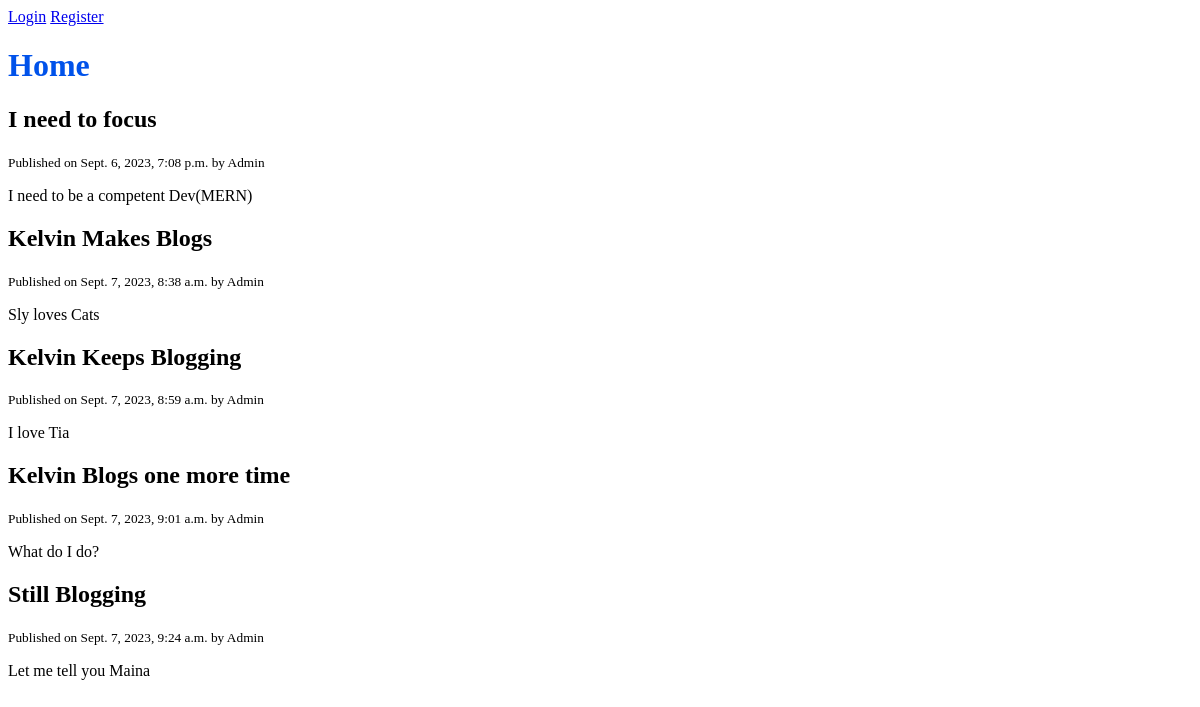
Before: / with the older database file.
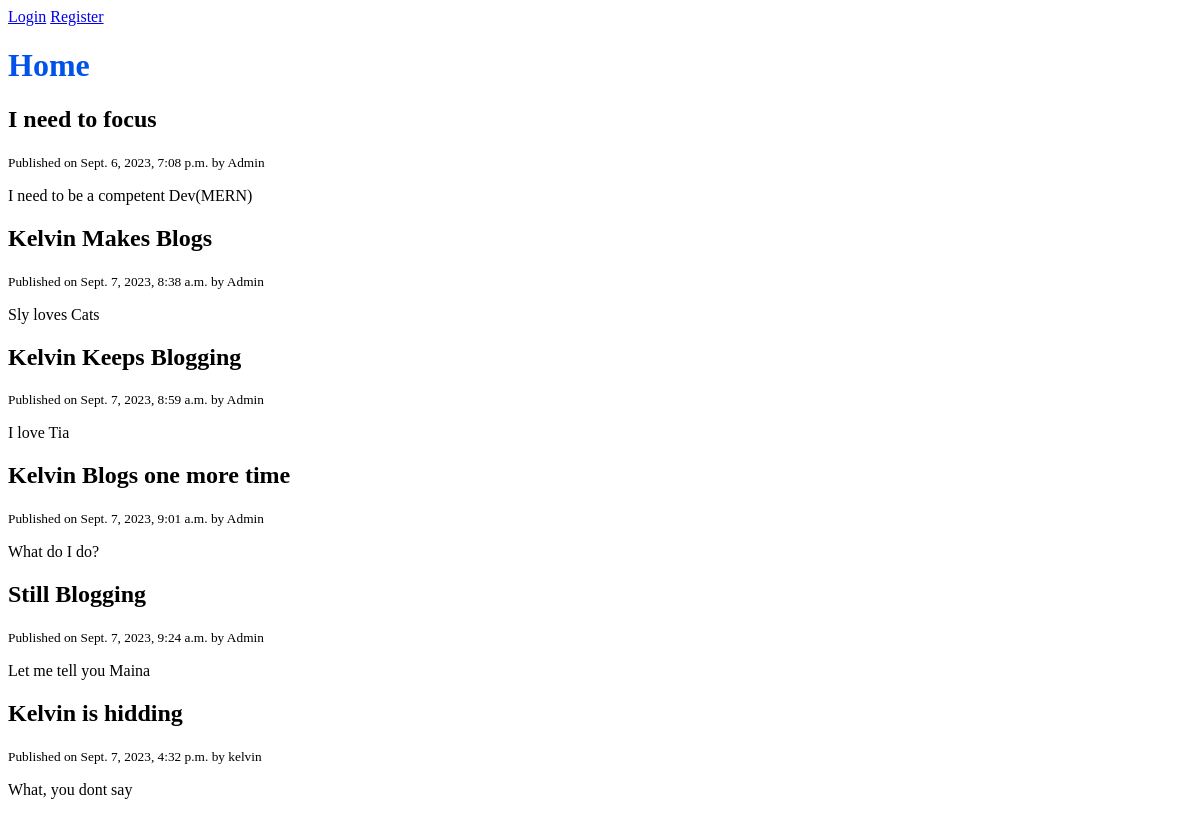
After: the same page with the newer database file.
### blog/models.py (models this page shows, shortened)
class Post(models.Model):
    title = models.CharField(max_length=120)
    content = models.TextField()
    published_at = models.DateTimeField(default=timezone.now)
    author = models.ForeignKey(User, on_delete=models.CASCADE)

### blog/views.py (the view)
# urls.py: path('', views.home, name='posts'),
def home(request):
    posts = Post.objects.all() #Get all posts from database
    context = {
        'title': 'Django Developent',
        'posts':posts
    }
    return render(request, 'blog/home.html', context)

### blog/templates/blog/home.html (shortened to what this page needs)
{% extends 'base.html'%}
{% block content %}
    <h1>Home</h1>
    {% for post in posts%}
        <h2>{{ post.title }}</h2>
        <small>Published on {{ post.published_at}} by {{ post.author}}</small>
        <p>{{ post.content }}</p>
    {% endfor %}
{% endblock %}

Changed rows visible on the page:
added Post: title "Kelvin is hidding", published_at "Sept. 7, 2023, 4:32 p.m.", author "kelvin", content "What, you dont say"
